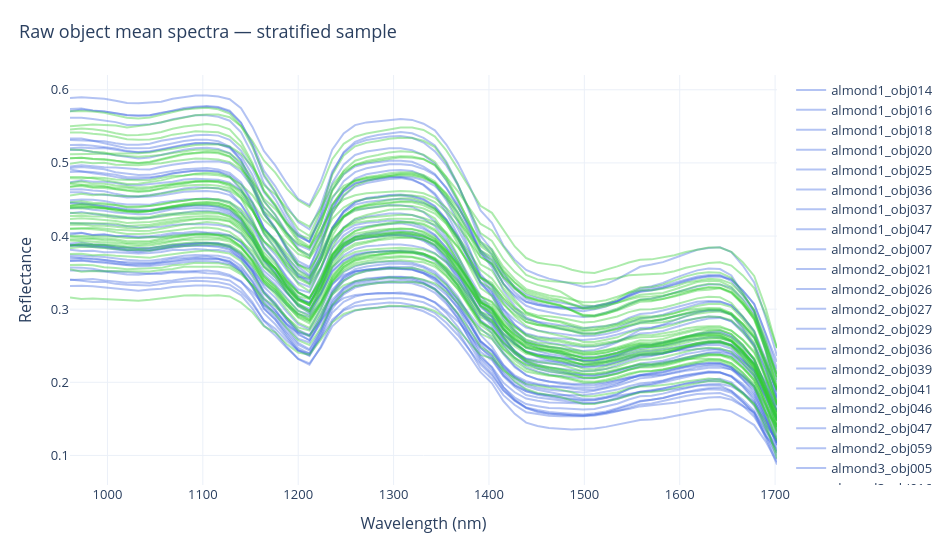
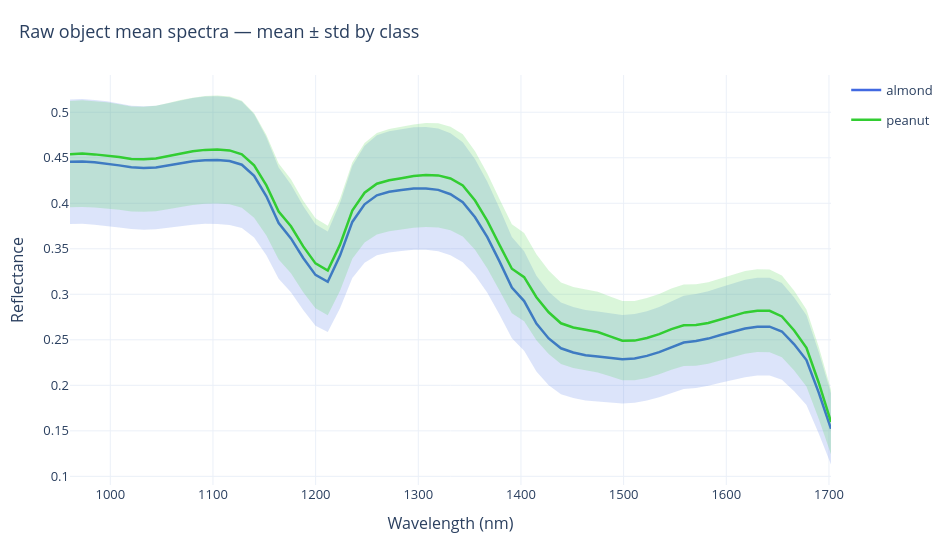

Notebook code cell kept with these figures, in order:
### Markdown cell above
## 3. Raw spectra before preprocessing

Before applying preprocessing, we check raw mean spectra from pure almond and pure peanut objects.

### Code cell
X_object_mean = matrix_examples[("object_mean", None)]["X"]
y_object_mean = matrix_examples[("object_mean", None)]["y"]
meta_object_mean = matrix_examples[("object_mean", None)]["meta_df"]

plot_spectra(
    X_object_mean,
    wavelengths=wavelengths,
    labels=y_object_mean,
    names=(
        meta_object_mean["object_id"].to_numpy()
        if "object_id" in meta_object_mean.columns
        else None
    ),
    reducer="none",
    max_spectra=MAX_SPECTRA_TO_PLOT,
    stratified_sampling=True,
    random_state=RANDOM_STATE,
    category_order=["almond", "peanut"],
    title="Raw object mean spectra — stratified sample",
    y_title="Reflectance",
    show=True,
)

plot_spectra(
    X_object_mean,
    wavelengths=wavelengths,
    labels=y_object_mean,
    reducer="mean_std",
    category_order=["almond", "peanut"],
    title="Raw object mean spectra — mean ± std by class",
    y_title="Reflectance",
    show=True,
)
